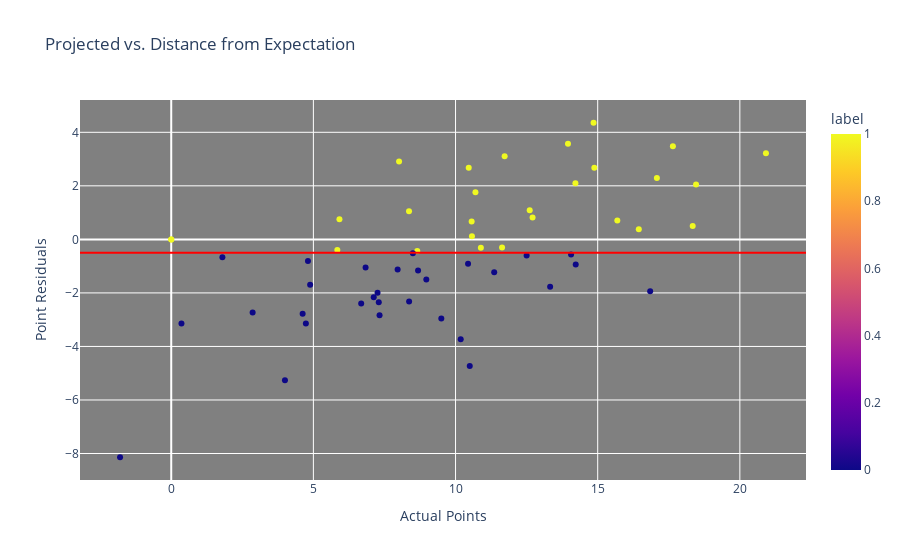

Here is the notebook cell this chart was saved with:
### Code cell
hovertemplate = "Player: %{customdata[0]} <br>Actual Points:%{customdata[1]}: <br>Projected Points: %{customdata[2]} <br>Point Residuals: %{customdata[3]}</br>"
plot = px.scatter(rb_df, x = 'Actual_Points', y = 'Point-Residuals', color = 'label', title = 'Projected vs. Distance from Expectation', custom_data=['Player', 'Actual_Points','Projected_Points','Point-Residuals'], color_discrete_sequence=px.colors.qualitative.Dark24)
plot.update_layout(xaxis_title = 'Actual Points', yaxis_title = 'Point Residuals', plot_bgcolor = 'grey')
plot.update_traces(hovertemplate = hovertemplate)
# plot.update_xaxes(showgrid = False)
# plot.update_yaxes(showgrid = False)
plot.add_hline(y=rb_df['Point-Residuals'].mean(), line_color = 'red')
# plot.add_hline(y=rb_df['Projected_Points'].mean(), line_color = 'yellow')
plot.show()

### Figure 1 — Plotly figure (JSON) as saved in the notebook; plotly's stock layout.template omitted (floating-point values rounded to 4 significant figures; data arrays with more than 128 entries replaced by an {"elided": "..."} marker saying what was removed)
{"data": [{"customdata": {"elided": "57x4 mixed values"}, "hovertemplate": "Player: %{customdata[0]} <br>Actual Points:%{customdata[1]}: <br>Projected Points: %{customdata[2]} <br>Point Residuals: %{customdata[3]}</br>", "legendgroup": "", "marker": {"color": [1, 1, 1, 1, 1, 1, 1, 1, 1, 1, 1, 1, 1, 1, 1, 1, 1, 1, 1, 1, 1, 1, 1, 1, 1, 1, 1, 0, 0, 0, 0, 0, 0, 0, 0, 0, 0, 0, 0, 0, 0, 0, 0, 0, 0, 0, 0, 0, 0, 0, 0, 0, 0, 0, 0, 0, 0], "coloraxis": "coloraxis", "symbol": "circle"}, "mode": "markers", "name": "", "orientation": "v", "showlegend": false, "type": "scatter", "x": [14.85, 13.95, 17.65, 20.92, 11.73, 8.014, 14.88, 10.46, 17.08, 14.22, 18.46, 10.7, 12.61, 8.364, 12.71, 5.917, 15.69, 10.57, 18.34, 16.45, 10.58, 0, 0, 11.64, 10.89, 5.843, 8.655, 8.5, 14.06, 12.5, 1.8, 4.809, 10.44, 14.23, 6.836, 7.964, 8.682, 11.36, 8.973, 4.886, 13.33, 16.85, 7.257, 7.122, 8.367, 7.3, 6.682, 2.864, 4.622, 7.327, 9.5, 4.736, 0.36, 10.18, 10.5, 4, -1.8], "xaxis": "x", "y": [4.357, 3.571, 3.477, 3.216, 3.102, 2.913, 2.676, 2.675, 2.294, 2.095, 2.047, 1.76, 1.084, 1.046, 0.8218, 0.75, 0.7073, 0.6656, 0.5, 0.3755, 0.1122, 0, 0, -0.3036, -0.3155, -0.3943, -0.4318, -0.5173, -0.5645, -0.5982, -0.6664, -0.8036, -0.914, -0.9382, -1.051, -1.127, -1.161, -1.23, -1.495, -1.691, -1.774, -1.942, -1.99, -2.166, -2.317, -2.353, -2.396, -2.736, -2.779, -2.832, -2.957, -3.145, -3.146, -3.733, -4.735, -5.26, -8.14], "yaxis": "y"}], "layout": {"coloraxis": {"colorbar": {"title": {"text": "label"}}, "colorscale": [[0, "#0d0887"], [0.1111, "#46039f"], [0.2222, "#7201a8"], [0.3333, "#9c179e"], [0.4444, "#bd3786"], [0.5556, "#d8576b"], [0.6667, "#ed7953"], [0.7778, "#fb9f3a"], [0.8889, "#fdca26"], [1, "#f0f921"]]}, "legend": {"tracegroupgap": 0}, "plot_bgcolor": "grey", "shapes": [{"line": {"color": "red"}, "type": "line", "x0": 0, "x1": 1, "xref": "x domain", "y0": -0.4975, "y1": -0.4975, "yref": "y"}], "title": {"text": "Projected vs. Distance from Expectation"}, "xaxis": {"anchor": "y", "domain": [0, 1], "title": {"text": "Actual Points"}}, "yaxis": {"anchor": "x", "domain": [0, 1], "title": {"text": "Point Residuals"}}}}
